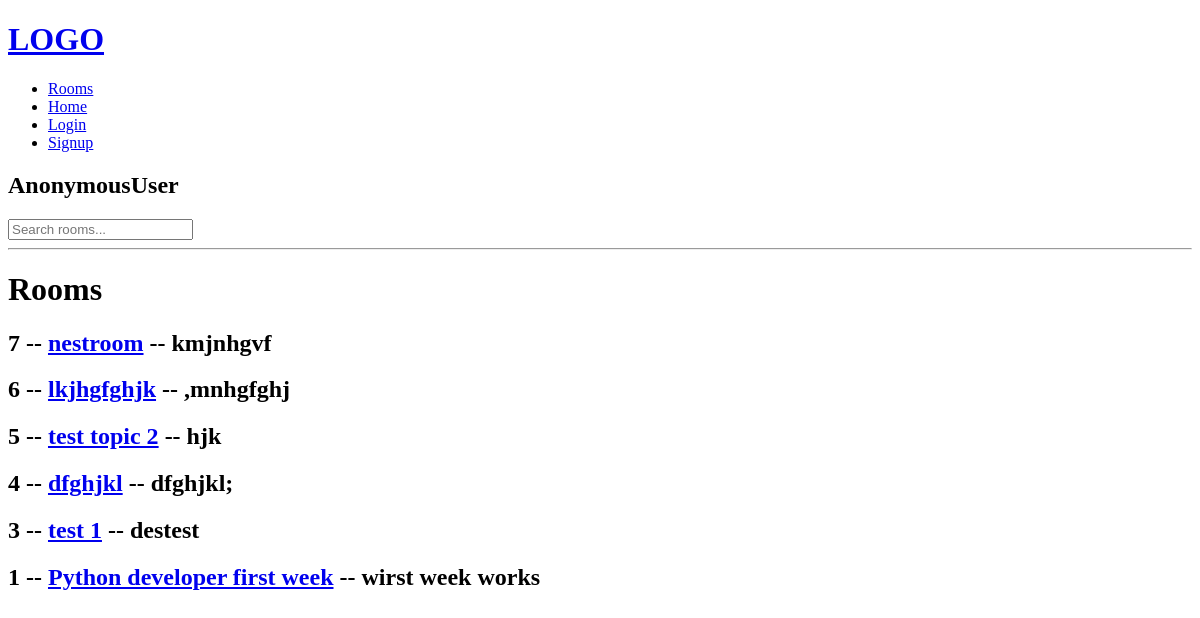
The page /rooms/ on the database as committed earlier.
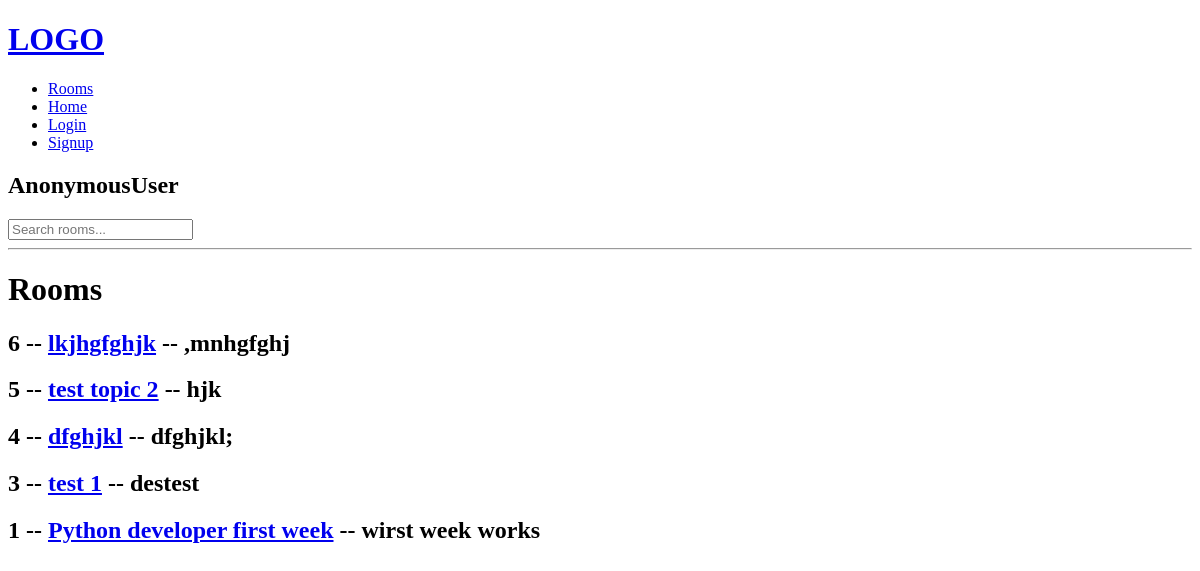
The same page on the database as committed later.
### base/models.py (models this page shows, shortened)
class Room(models.Model):
    host = models.ForeignKey(User, on_delete=models.SET_NULL, null=True)
    topic = models.ForeignKey(Topic, on_delete=models.SET_NULL, null=True)
    name = models.CharField(max_length=200)
    description = models.TextField()
    updated = models.DateTimeField(auto_now=True)
    created = models.DateTimeField(auto_now_add = True)
    class Meta:
        ordering = ['-updated', '-created']

### base/views.py (the view)
# urls.py: path("rooms/", views.rooms, name="rooms"),
def rooms(request):
    rooms_data = Room.objects.all()
    context = {'rooms': rooms_data}
    return render(request, "base/rooms.html", context)

### base/templates/base/rooms.html (shortened to what this page needs)
{% extends "main.html" %}
{% block content %}
<div>
    <h1>Rooms</h1>
    {% for room in rooms %}
    <div>
        <h2>{{ room.id }} -- <a href="{% url 'room' room.id %}">{{ room.name }}</a> -- {{ room.description }}</h2>
    </div>
    {% endfor %}
</div>
{% endblock content %}

Rows that differ between the two databases and show on the page:
removed Room: id "7", name "nestroom", description "kmjnhgvf"
